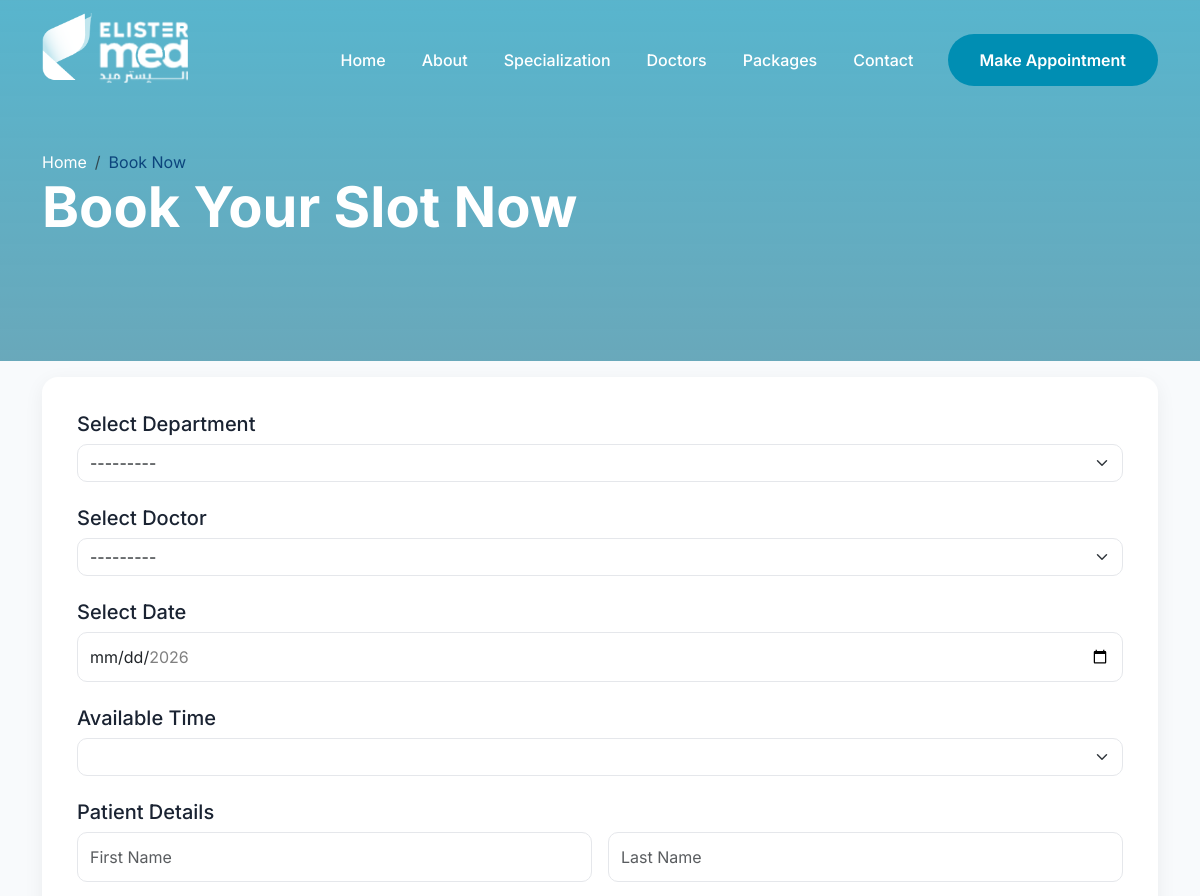
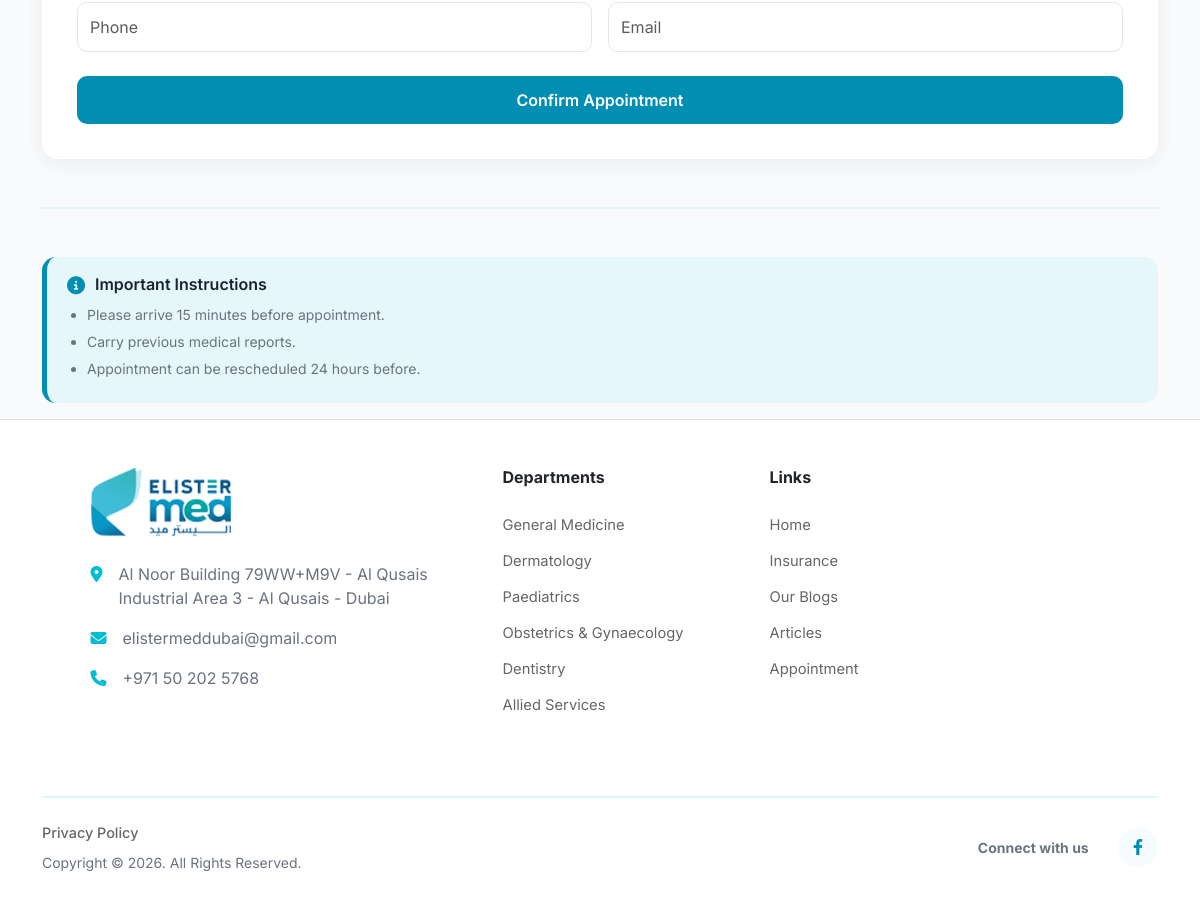
The page /appointment/book/ on the database its author committed (2 pictures, top to bottom).
### administrator/models.py (models this page shows, shortened)
class GlobalSettings(models.Model):
    site_logo = models.ImageField(
        upload_to='uploads/settings/',
        blank=True,
        null=True
    )
    favicon = models.ImageField(
        upload_to='uploads/settings/',
        blank=True,
        null=True
    )
    footer_logo = models.ImageField(
        upload_to='uploads/settings/',
        blank=True,
        null=True
    )
    address = models.TextField(blank=True)
    phone_primary = models.CharField(
        max_length=50,
        blank=True
    )
    phone_secondary = models.CharField(
        max_length=50,
        blank=True
    )
    email_primary = models.EmailField(blank=True)
    email_secondary = models.EmailField(blank=True)
    whatsapp_number = models.CharField(
        max_length=50,
        blank=True
    )
    whatsapp_message = models.CharField(
        max_length=255,
        blank=True
    )
    is_whatsapp_enabled = models.BooleanField(default=True)
    footer_description = models.TextField(blank=True)
    copyright_text = models.CharField(
        max_length=255,
        blank=True
    )
    created_at = models.DateTimeField(auto_now_add=True)
    updated_at = models.DateTimeField(auto_now=True)

class MenuItem(models.Model):
    menu = models.ForeignKey(
        MenuGroup,
        on_delete=models.CASCADE,
        related_name="items"
    )
    parent = models.ForeignKey(
        "self",
        on_delete=models.CASCADE,
        null=True,
        blank=True,
        related_name="children"
    )
    title = models.CharField(max_length=200)
    url = models.CharField(max_length=255)
    icon_class = models.CharField(max_length=100, blank=True)
    order = models.PositiveIntegerField(default=0)
    is_active = models.BooleanField(default=True)
    class Meta:
        ordering = ['order']

class LegalPage(models.Model):
    CONTENT_CHOICES = (
        ('privacy_policy', 'Privacy Policy'),
        ('terms_conditions', 'Terms & Conditions'),
        ('cancellation_policy', 'Cancellation Policy'),
    )
    content_type = models.CharField(
        max_length=50,
        choices=CONTENT_CHOICES,
        unique=True
    )
    title = models.CharField(max_length=255)
    slug = models.SlugField(unique=True, blank=True)
    content = RichTextUploadingField(
        blank=True,
        help_text="Add full legal content"
    )
    is_active = models.BooleanField(default=True)
    created_at = models.DateTimeField(auto_now_add=True)
    updated_at = models.DateTimeField(auto_now=True)
    class Meta:
        ordering = ['content_type']
        verbose_name = "Legal Page"
        verbose_name_plural = "Legal Pages"

class SocialLink(models.Model):
    PLATFORM_CHOICES = (
        ('facebook', 'Facebook'),
        ('instagram', 'Instagram'),
        ('youtube', 'YouTube'),
        ('linkedin', 'LinkedIn'),
        ('twitter', 'Twitter'),
        ('whatsapp', 'WhatsApp'),
        ('other', 'Other'),
    )
    name = models.CharField(
        max_length=50,
        choices=PLATFORM_CHOICES
    )
    url = models.URLField()
    icon_class = models.CharField(
        max_length=100,
        blank=True,
        help_text="Example: fab fa-facebook-f"
    )
    order = models.PositiveIntegerField(default=0)
    is_active = models.BooleanField(default=True)
    created_at = models.DateTimeField(auto_now_add=True)
    class Meta:
        ordering = ['order']

### booking/views.py (the view, shortened to what this page needs)
# urls.py: path('book/', book_appointment, name='book_appointment'),
def book_appointment(request):
    form = AppointmentForm()
    success = False
    return render(request, "booking/book.html", {
        "form": form,
        "success": success
    })

### administrator/models.py (called while the page is built)
    def __str__(self):
        return self.name

### userapp/context_processors.py (called while the page is built)
def global_data(request):
    def get_menu(slug):
        return MenuGroup.objects.prefetch_related('items').filter(
            slug=slug,
            is_active=True
        ).first()
    settings = GlobalSettings.objects.first()
    social_links = SocialLink.objects.filter(is_active=True).order_by('order')
    legal_pages = LegalPage.objects.filter(is_active=True)
    return {
        'global_settings': settings,
         'social_links': social_links,
         'legal_pages':legal_pages,
        'main_menu': get_menu('main-menu'),
        'specialization_menu': get_menu('specialization-menu'),
        'quick_links_menu': get_menu('quick-links-menu'),
    }

### booking/templates/booking/book.html (shortened to what this page needs)
{% extends "shared/base.html" %}
 {% load static %}
{% block content %}
<section class="about-hero">
  <div class="container">
    <nav aria-label="breadcrumb">
      <ol class="breadcrumb breadcrumb-custom">
        <li class="breadcrumb-item"><a href="/">Home</a></li>
        <li class="breadcrumb-item active" aria-current="page">Book Now</li>
      </ol>
    </nav>
    <h1>Book Your Slot Now</h1>
  </div>
</section>
    <form method="post">
<section class="booking-section mt-3 mb-3">
    <div class="container">
        <div class="booking-card">
            <h5 class="section-title">Select Department</h5>
            {{ form.specialization }}
            <h5 class="section-title">Select Doctor</h5>
            {{ form.doctor }}
            <h5 class="section-title">Select Date</h5>
            {{ form.date }}
            <h5 class="section-title">Available Time</h5>
            {{ form.time }}
            <h5 class="section-title">Patient Details</h5>
            <div class="row g-3">
                <div class="col-md-6">
                    {{ form.first_name }}
                </div>
                 <div class="col-md-6">
                    {{ form.last_name }}
                </div>
                <div class="col-md-6">
                    {{ form.phone }}
                </div>
                <div class="col-md-6">
                    {{ form.email }}
                </div>
            </div>
            <div class="mt-4">
                <button type="submit" class="btn btn-book w-100">
                    Confirm Appointment
                </button>
            </div>
        </div>
    </div>
</section>
 <div class="container mb-3">
        <hr class="my-5" style="border-top: 2px solid #e0f7fa; opacity: 1;">
        <div class="instruction-box mt-4">
            <div class="instruction-header">
                <i class="fa-solid fa-circle-info"></i>
                <h6>Important Instructions</h6>
            </div>
            <ul>
                <li>Please arrive 15 minutes before appointment.</li>
                <li>Carry previous medical reports.</li>
                <li>Appointment can be rescheduled 24 hours before.</li>
            </ul>
        </div>
    </div>
</form>
{% endblock %}

### userapp/templates/shared/navbar.html (shortened to what this page needs)
{% load static %}
<nav class="navbar navbar-expand-lg fixed-top">
    <div class="container">
        <a class="navbar-brand" href="#">
             {% if global_settings.site_logo %}
                    <img src="{{ global_settings.site_logo.url }}"
                         alt="Elister Med Logo"
                         class="mb-4"
                         style="height:70px;">
                      {% endif %}
        </a>
        <div class="collapse navbar-collapse" id="navbarNav">
            <ul class="navbar-nav ms-auto align-items-center">
                    {% if main_menu %}
                     {% for item in main_menu.items.all %}
                      {% if item.is_active and not item.parent %}
                        <li class="nav-item">
                           <a href="{{ item.url }}" class="nav-link">
                              {{ item.title }}
                         </a>
                      </li>
                        {% endif %}
                     {% endfor %}
                    {% endif %}
                <li class="nav-item ms-lg-3 mt-2 mt-lg-0">
                    <a class="btn btn-custom" href="{% url 'booking:book_appointment'%}">Make Appointment</a>
                </li>
            </ul>
        </div>
    </div>
</nav>

### userapp/templates/shared/footer.html
{% load static %}
<footer class="footer-section pt-5 pb-4 bg-white">
    <div class="container">
        <div class="row gx-lg-5 gy-4 justify-content-center">
            <div class="col-lg-4 col-md-6">
                <div class="footer-col-content">
                       {% if global_settings.footer_logo %}
                    <img src="{{ global_settings.footer_logo.url }}"
                         alt="Elister Med Logo"
                         class="mb-4"
                         style="height:70px;">
                      {% endif %}
                    <div class="contact-info">
                        <p class="mb-3 d-flex align-items-start">
                            <i class="rock-item fa-solid fa-location-dot me-3 mt-1"
                               style="color:#00bcd4;"></i>
                            <span class="text-muted">
                               {{ global_settings.address }}
                            </span>
                        </p>
                        <p class="mb-3 d-flex align-items-center">
                            <i class="rock-item fa-solid fa-envelope me-3"
                               style="color:#00bcd4;"></i>
                            <a href="mailto:elister@gmail.com"
                               class="text-decoration-none text-muted">
                                  {{ global_settings.email_primary }}
                            </a>
                        </p>
                        <p class="mb-0 d-flex align-items-center">
                            <i class="rock-item fa-solid fa-phone me-3"
                               style="color:#00bcd4;"></i>
                            <a href="tel:+918338335244"
                               class="text-decoration-none text-muted">
                               {{ global_settings.phone_primary }}
                            </a>
                        </p>
                    </div>
                </div>
            </div>
            <div class="col-lg-3 col-md-6 ps-lg-5">
                <h6 class="fw-bold mb-4 text-dark">Departments</h6>
                <ul class="list-unstyled footer-links">
                    {% if specialization_menu %}
                         {% for item in specialization_menu.items.all %}
                          {% if item.is_active %}
                          <li>
                            <a href="{{ item.url }}">
                               {{ item.title }}
                           </a>
                           </li>
                         {% endif %}
                     {% endfor %}
                  {% endif %}
                </ul>
            </div>
            <div class="col-lg-4 col-md-12">
                <h6 class="fw-bold mb-4 text-dark">Links</h6>
                <ul class="list-unstyled footer-links">
                     {% if quick_links_menu %}
                         {% for item in quick_links_menu.items.all %}
                            {% if item.is_active %}
                        <li>
                           <a href="{{ item.url }}">
                              {{ item.title }}
                         </a>
                       </li>
                       {% endif %}
                   {% endfor %}
                {% endif %}
                </ul>
            </div>
        </div>
        <div class="row mt-5">
            <div class="col-12">
                <hr style="border-top:2px solid #e0f7fa; opacity:1;">
            </div>
        </div>
        <div class="row align-items-center pt-2">
            <div class="col-md-7 text-center text-md-start">
                <div class="d-flex flex-wrap justify-content-center justify-content-md-start bottom-legal-links mb-2">
                    {% for page in legal_pages %}
                       <a href="{% url 'userapp:legal-page' page.slug %}" class="me-4">
                          {{ page.title }}
                       </a>
                     {% endfor %}
                </div>
                <p class="text-muted small mb-0">
                    {{ global_settings.copyright_text }}
                </p>
            </div>
            <div class="col-md-5 text-center text-md-end mt-4 mt-md-0">
                <span class="me-3 fw-bold small text-secondary">
                    Connect with us
                </span>
                {% for social in social_links %}
                <a href="{{social.url}}" class="social-icon rock-item" target="_blank">
                    <i class="{{social.icon_class}}"></i>
                </a>
                {% endfor %}
            </div>
        </div>
    </div>
</footer>

### userapp/static/assets/css/main.css (style rules this page uses)
:root { --primary: #008eb3; --primary-dark: #006d8a; --primary-light: #e6f7fb; --primary-color: #008eb3; --white: #ffffff; --light-bg: #f6fbfd; --light-gray: #f8f9fa; --border-gray: #e0e0e0; --text-dark: #1a2332; --text-gray: #6b7280; --text-muted: #666; }
*, *::before, *::after { box-sizing: border-box; }
body, input, button, select, textarea, h1, h2, h3, h4, h5, h6, p, span, a, li, td, th, label, div { font-family: 'Inter', sans-serif; }
.fa, .fas, .far, .fal, .fat, .fad, .fab, .fa-solid, .fa-regular, .fa-light, .fa-thin, .fa-duotone, .fa-brands { font-family: "Font Awesome 6 Free", "Font Awesome 6 Brands", "Font Awesome 5 Free", "Font Awesome 5 Brands" !important; }
html, body { max-width: 100%; overflow-x: hidden; position: relative; }
body { color: var(--text-dark); background-color: #f8fafc; }
.navbar { width: 100%; overflow: hidden; transition: background 0.3s ease; }
.navbar-brand img { height: 40px; }
.nav-link { color: white !important; font-weight: 500; margin: 0 10px; }
.btn-custom { padding: 0.85rem 2rem; border-radius: 30px; font-weight: 600; transition: all 0.3s; background: var(--primary); color: white; border: none; }
.btn-book { background: var(--primary); color: white; padding: 12px; border-radius: 10px; font-weight: 600; border: none; transition: 0.3s; }
.rock-item { transition: all 0.8s ease; }
.about-hero { background: linear-gradient(rgba(0, 143, 179, 0.644), rgba(0, 108, 138, 0.578)); background-size: cover; background-position: center; padding: 150px 0 100px; color: white; }
.about-hero h1 { font-size: 3.5rem; font-weight: 700; margin-bottom: 20px; }
.breadcrumb-custom { background: transparent; padding: 0; margin: 0; }
.breadcrumb-custom a { color: white; text-decoration: none; }
.breadcrumb-custom .active { color: rgba(255, 255, 255, 0.8); }
.breadcrumb { margin: 0; }
.breadcrumb-item a { color: #fff; text-decoration: none; transition: all 0.3s ease; }
.breadcrumb-item.active { color: #0c447c; }
.booking-card { background: white; border-radius: 16px; padding: 35px; box-shadow: 0 5px 20px rgba(0, 0, 0, 0.06); }
.form-select { border-radius: 10px; border: 1px solid #e5e7eb; }
.form-control { border-radius: 10px; padding: 12px; border: 1px solid #e5e7eb; }
.instruction-box { background: var(--primary-light); border-radius: 14px; padding: 18px 20px; border-left: 5px solid var(--primary); }
.instruction-header { display: flex; align-items: center; gap: 10px; margin-bottom: 10px; }
.instruction-header i { color: var(--primary); font-size: 18px; }
.instruction-header h6 { font-weight: 600; color: var(--text-dark); margin: 0; }
.instruction-box ul { padding-left: 20px; margin: 0; }
.instruction-box li { color: var(--text-gray); font-size: 14px; margin-bottom: 6px; }
.text-muted { color: var(--text-gray) !important; }
.footer-section { background: white; padding: 60px 0 30px; border-top: 1px solid var(--border-gray); }
.footer-links li { margin-bottom: 12px; }
.footer-links li a, .footer-links a { color: var(--text-muted); text-decoration: none; font-size: 0.92rem; transition: all 0.3s ease; }
.social-icon { display: inline-flex; align-items: center; justify-content: center; width: 40px; height: 40px; background: var(--light-bg); border-radius: 50%; color: var(--primary-color); margin-left: 10px; transition: all 0.3s ease; text-decoration: none; }
.bottom-legal-links a { color: var(--text-muted); text-decoration: none; font-size: 0.9rem; font-weight: 500; }

### rows shown on the page
GlobalSettings: site_logo (picture), footer_logo (picture), address "Al Noor Building 79WW+M9V - Al Qusais Industrial Area 3 - Al Qusais - Dubai", email_primary "elistermeddubai@gmail.com", phone_primary "+971 50 202 5768", copyright_text "Copyright © 2026. All Rights Reserved."
MenuItem: title "Home"
MenuItem: title "About"
MenuItem: title "Specialization"
MenuItem: title "Doctors"
MenuItem: title "Packages"
MenuItem: title "Contact"
MenuItem: title "General Medicine"
MenuItem: title "Dermatology"
MenuItem: title "Paediatrics"
MenuItem: title "Obstetrics & Gynaecology"
MenuItem: title "Dentistry"
MenuItem: title "Allied Services"
MenuItem: title "Home"
MenuItem: title "Insurance"
MenuItem: title "Our Blogs"
MenuItem: title "Articles"
MenuItem: title "Appointment"
LegalPage: title "Privacy Policy"
